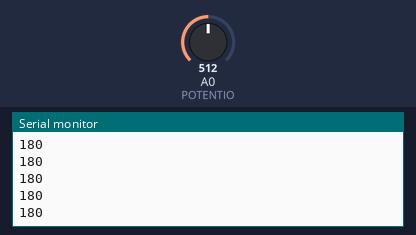
The sketch below on a simulated Arduino Uno, built with avr-gcc and run on an emulated ATmega328P. Parts: the last lines printed to the serial monitor. Inputs (shaded band) come from the test bench; at power-on: A0 (POTENTIO) = 512.

Above: at 1.2 s.
1.3 s: A0 (POTENTIO) set to 716
At 2.3 s:
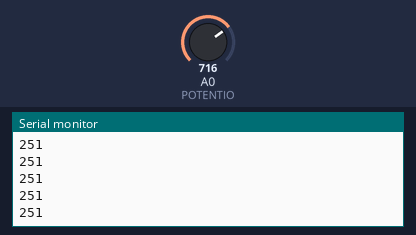
2.8 s: A0 (POTENTIO) set to 900
At 3.8 s:
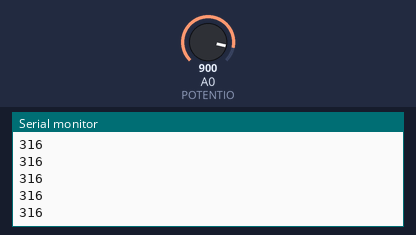
Timing chart, 0 to 5.8 s (numbered marks = the images above; inputs shaded):
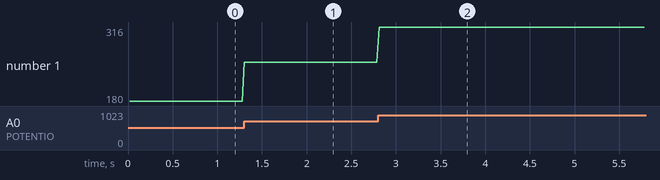

The sketch:

ArduinoUnitySimulator.ino
```cpp
#define POTENTIO A0


unsigned long currentMillis, previousMillis, interval = 20;
bool isEntered = false;

void setup() {
  // put your setup code here, to run once:
  Serial.begin(9600);

  isEntered = false;
}

void loop() {
    String myData = String((map(analogRead(POTENTIO), 0, 1024, 0, 360)));
    Transmit(myData);
}
```

SendToUnity.ino
```cpp
void Transmit(String data){
    currentMillis = millis();

    if(!isEntered){
      previousMillis = millis();
    }
    isEntered = true;

    if (currentMillis - previousMillis >= interval){
      isEntered = false;
      Serial.println(data);
      Serial.flush();
    }
}
```

Measured:
- after the input at 1.3 s, the serial monitor: prints a new line at once (image 1)
- after the input at 2.8 s, the serial monitor: prints a new line at once (image 2)
- plotted number 1: 180 → 251 after the input at 1.3 s, 251 → 316 after the input at 2.8 s
